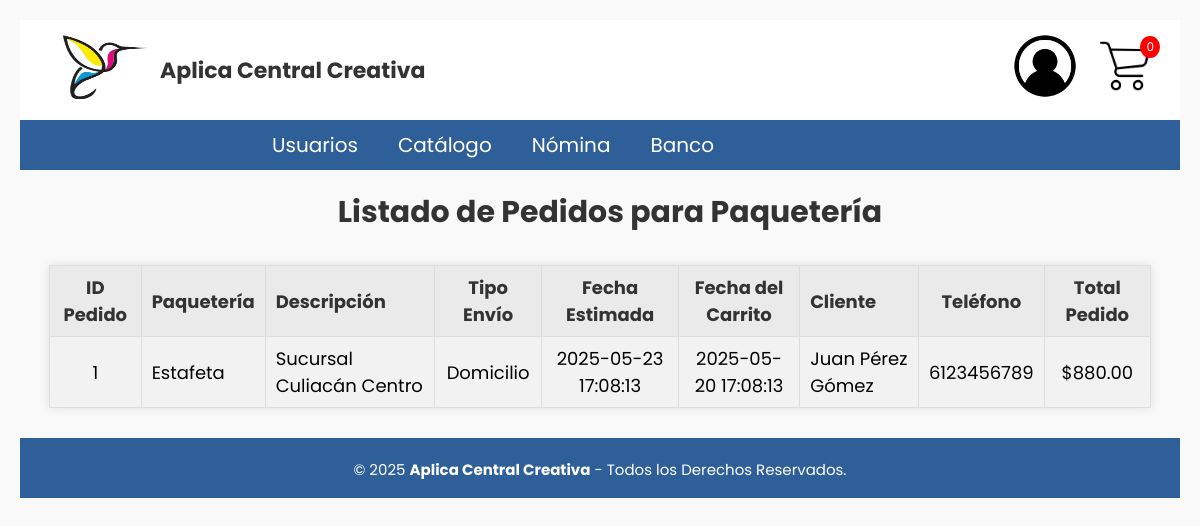
The page /Paqueteria/ver_pedidos.php (signed in) on the database its author committed.
### tables this page shows
CREATE TABLE pedido(
id_pedido INT NOT NULL PRIMARY KEY AUTO_INCREMENT,
id_envio INT NOT NULL,
id_paqueteria INT,
id_carrito INT NOT NULL,
iva DECIMAL(6,2) NOT NULL,
ieps DECIMAL(2),
id_direccion INT,
precio_total_pedido DECIMAL(6,2) NOT NULL,
CONSTRAINT fk_pedido_envio FOREIGN KEY (id_envio) REFERENCES envio(id_envio),
CONSTRAINT fk_pedido_paqueteria FOREIGN KEY (id_paqueteria) REFERENCES paqueteria(id_paqueteria),
CONSTRAINT fk_pedido_carrito FOREIGN KEY (id_carrito) REFERENCES carrito(id_carrito),
CONSTRAINT fk_pedido_direccion FOREIGN KEY (id_direccion) REFERENCES direccion(id_direccion)
);

CREATE TABLE paqueteria(
id_paqueteria INT NOT NULL PRIMARY KEY AUTO_INCREMENT,
nombre_paqueteria VARCHAR(50) NOT NULL,
descripcion VARCHAR(50) NOT NULL,
fecha DATETIME NOT NULL
);

CREATE TABLE envio(
id_envio INT NOT NULL PRIMARY KEY AUTO_INCREMENT,
tipo_envio ENUM('Domicilio','Punto de Entrega') NOT NULL,
costo DECIMAL(6,2) NOT NULL,
fecha_estimada DATETIME NOT NULL
);

CREATE TABLE carrito(
id_carrito INT NOT NULL PRIMARY KEY AUTO_INCREMENT,
id_cliente INT NOT NULL,
fecha DATETIME NOT NULL,
total DECIMAL(10,2) DEFAULT 0,
CONSTRAINT fk_cliente_carrito FOREIGN KEY (id_cliente) REFERENCES cliente(id_cliente)
);

CREATE TABLE cliente (
id_cliente INT NOT NULL PRIMARY KEY AUTO_INCREMENT,
id_usuario INT NOT NULL,
nom_persona VARCHAR(50) NOT NULL,
apellido_paterno VARCHAR(20) NOT NULL,
apellido_materno VARCHAR(20) NOT NULL,
telefono VARCHAR(10) NOT NULL,
monedero DECIMAL(6,2) DEFAULT 0,
CONSTRAINT fk_usuario FOREIGN KEY (id_usuario) REFERENCES usuario(id_usuario)
);

### Paqueteria/ver_pedidos.php (the view, shortened to what this page needs)
<?php
include '../BD/ConexionBD.php';
include ('../Nav/header.php');
$sql = "SELECT
            p.id_pedido,
            pq.nombre_paqueteria,
            pq.descripcion,
            e.tipo_envio,
            e.fecha_estimada,
            c.fecha AS fecha_carrito,
            p.precio_total_pedido,
            cl.nom_persona,
            cl.apellido_paterno,
            cl.apellido_materno,
            cl.telefono
        FROM pedido p
        JOIN paqueteria pq ON p.id_paqueteria = pq.id_paqueteria
        JOIN envio e ON p.id_envio = e.id_envio
        JOIN carrito c ON p.id_carrito = c.id_carrito
        JOIN cliente cl ON c.id_cliente = cl.id_cliente
        ORDER BY p.id_pedido DESC";
$result = $conn->query($sql);
?>
<!DOCTYPE html>
<html lang="es">
<head>
    <link rel="stylesheet" href="estilos_pedidos.css">
</head>
<body>
    <h2>Listado de Pedidos para Paquetería</h2>
    <table>
        <tr>
            <th>ID Pedido</th>
            <th class="descripcion">Paquetería</th>
            <th class="descripcion">Descripción</th>
            <th>Tipo Envío</th>
            <th>Fecha Estimada</th>
            <th>Fecha del Carrito</th>
            <th class="cliente">Cliente</th>
            <th class="telefono">Teléfono</th>
            <th>Total Pedido</th>
        </tr>
        <?php
        if ($result && $result->num_rows > 0) {
            while ($row = $result->fetch_assoc()) {
                echo "<tr>
                        <td>{$row['id_pedido']}</td>
                        <td class='descripcion'>{$row['nombre_paqueteria']}</td>
                        <td class='descripcion'>{$row['descripcion']}</td>
                        <td>{$row['tipo_envio']}</td>
                        <td>{$row['fecha_estimada']}</td>
                        <td>{$row['fecha_carrito']}</td>
                        <td class='cliente'>{$row['nom_persona']} {$row['apellido_paterno']} {$row['apellido_materno']}</td>
                        <td class='telefono'>{$row['telefono']}</td>
                        <td>\${$row['precio_total_pedido']}</td>
                      </tr>";
            }
        } else {
            echo "<tr><td colspan='9'>No hay pedidos registrados</td></tr>";
        }
        ?>
    </table>
    <?php
include '../Nav/footer.php';
?>
</body>
</html>

### CSS/cabecera.css (style rules this page uses)
html { font-size: 20px; overflow-y: auto; font-family: 'Poppins', sans-serif; }

### CSS/menu.css (style rules this page uses)
* { padding: 0px; margin: 0px; }

### CSS/formularios.css (style rules this page uses)
* { font-family: 'Poppins', sans-serif; margin: 0; padding: 0; box-sizing: border-box; }

### CSS/cabecera2.css (style rules this page uses)
* { padding: 0px; margin: 0px; }
h1, h2 { color: #000000; }
table { width: 100%; margin-bottom: 20px; border-collapse: collapse; }
table, th, td { border: 1px solid #ddd; }
th, td { padding: 10px; text-align: left; }

### CSS/Carrito.css (style rules this page uses)
body { font-family: 'Segoe UI', Tahoma, Geneva, Verdana, sans-serif; background-color: #f4f4f9; color: #000000; }
th, td { padding: 12px 15px; text-align: center; vertical-align: middle; }
tbody tr { border-bottom: 1px solid #eee; }

### CSS/direccion.css (style rules this page uses)
body { font-family: 'Segoe UI', Tahoma, Geneva, Verdana, sans-serif; background-color: #f4f4f9; color: #000000; }

### CSS/Tarjetas.css (style rules this page uses)
table { width: 95%; margin: 0 auto 40px auto; border-collapse: collapse; font-family: Arial, sans-serif; }
table th, table td { padding: 8px 10px; border: 1px solid #ddd; text-align: center; font-size: 0.9rem; }
table tbody tr:nth-child(even) { background-color: #f2f2f2; }

### CSS/confirmar_pedido.css (style rules this page uses)
body { font-family: 'Segoe UI', Tahoma, Geneva, Verdana, sans-serif; background-color: #f4f4f9; color: #000000; margin: 0; padding: 0; }
h2 { text-align: left; color: #000000; margin-top: 20px; margin-left: 20px; }

### Paqueteria/estilos_pedidos.css (style rules this page uses)
body { font-family: Arial, sans-serif; background-color: #f9f9f9; padding: 20px; }
h2 { text-align: center; margin-bottom: 30px; color: #333; }
table { width: 95%; margin: 0 auto; border-collapse: collapse; background-color: #fff; box-shadow: 0 0 10px rgba(0, 0, 0, 0.1); }
th, td { border: 1px solid #ccc; padding: 12px; text-align: center; }
th.descripcion, td.descripcion, th.cliente, td.cliente { text-align: left; }
th.telefono, td.telefono { width: 110px; }
th { background-color: #eaeaea; color: #333; font-weight: bold; }
tr:nth-child(even) { background-color: #f5f5f5; }

### rows shown on the page
pedido: id_pedido "1", id_paqueteria.nombre_paqueteria "Estafeta", id_paqueteria.descripcion "Sucursal Culiacán Centro", id_envio.tipo_envio "Domicilio", id_envio.fecha_estimada "2025-05-23 17:08:13", id_carrito.fecha "2025-05-20 17:08:13", cliente.nom_persona "Juan", cliente.apellido_paterno "Pérez", cliente.apellido_materno "Gómez", cliente.telefono "6123456789", precio_total_pedido "880.00"

### other values the page prints
$total_cantidad "0"
$nombre "Usuarios"
$nombre "Catálogo"
$nombre "Nómina"
$nombre "Banco"
